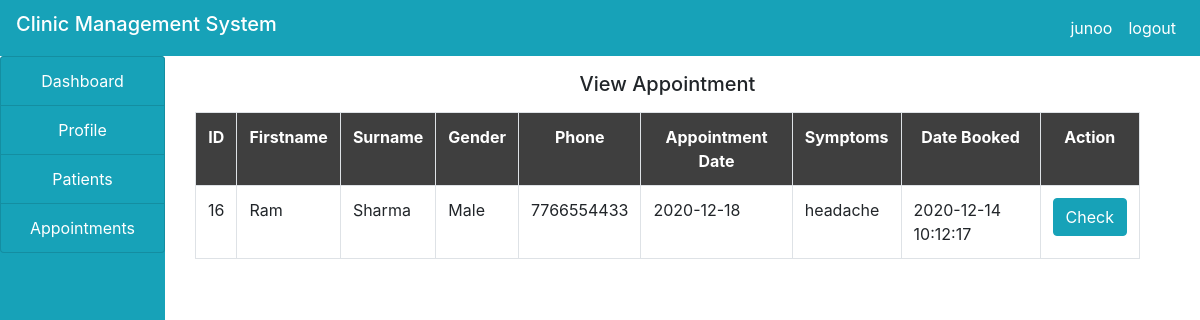
Screenshot of /doctor/appointment.php (signed in) with the database file from the repository.
### tables this page shows
CREATE TABLE `appointment` (
  `id` int(100) NOT NULL,
  `firstname` varchar(100) NOT NULL,
  `surname` varchar(100) NOT NULL,
  `gender` varchar(100) NOT NULL,
  `phone` varchar(100) NOT NULL,
  `doc_id` int(100) NOT NULL,
  `appointment_date` date NOT NULL,
  `atime` varchar(100) NOT NULL,
  `symptoms` varchar(100) NOT NULL,
  `status` varchar(100) NOT NULL,
  `date_booked` varchar(100) NOT NULL
);

### doctor/appointment.php (the view, shortened to what this page needs)
<!DOCTYPE html>
<html>
<head>
</head>
<body>
	<?php
 	include("../include/header.php");
 	include("../include/connection.php");
 	?>
 	<div class="container-fluid">
		<div class="col-md-12">
			<div class="row">
				<div class="col-md-2" style="margin-left: -30px;">
					<?php
					include("sidenav.php");
					?>
				</div>
				<div class="col-md-10">
					<h5 class="text-center my-3">View Appointment</h5>
					<?php
					$v=$_SESSION['doctor'];
						$query="SELECT appointment.id, appointment.firstname, appointment.surname,
						appointment.gender,appointment.phone, appointment.appointment_date, appointment.symptoms,appointment.date_booked from appointment INNER JOIN (select * from doctors where username ='$v') as D ON appointment.doc_id = D.id AND appointment.status='Confirmed'";
						$res= mysqli_query($connect,$query);
					$output = "";
					$output .="
					<table id='app' class='table table-bordered'
							<tr>
					 			 <th>ID</th>
								 <th>Firstname</th>
								 <th>Surname</th>
								 <th>Gender</th>
								 <th>Phone</th>
								 <th>Appointment Date</th>
								 <th>Symptoms</th>
								 <th>Date Booked</th>
								 <th>Action</th>
								</tr>
						";
					while($row=mysqli_fetch_array($res))
					{
					$output .= "
					<tr>
					<td>".$row['id']."</td>
					<td>".$row['firstname']."</td>
					<td>".$row['surname']."</td>
					<td>".$row['gender']."</td>
					<td>".$row['phone']."</td>
					<td>".$row['appointment_date']."</td>
					<td>".$row['symptoms']."</td>
					<td>".$row['date_booked']."</td>
					<td>
					<a href='discharge.php?id=".$row['id']."'>
					<button class='btn btn-info' style='size:100px;'>Check</button>
					</a>
					</td>
					";
				}
				$output.= "</tr></table>";
				echo $output;
				?>
</body>
</html>

### doctor/appointment.php (style rules this page uses)
#app th { padding-top: 12px; padding-bottom: 12px; text-align: center; background-color: #3f3f3f; color: white; }

### rows the page displays
appointment: id "16", firstname "Ram", surname "Sharma", gender "Male", phone "7766554433", appointment_date "2020-12-18", symptoms "headache", date_booked "2020-12-14 10:12:17"

### other values shown
$user "junoo"
